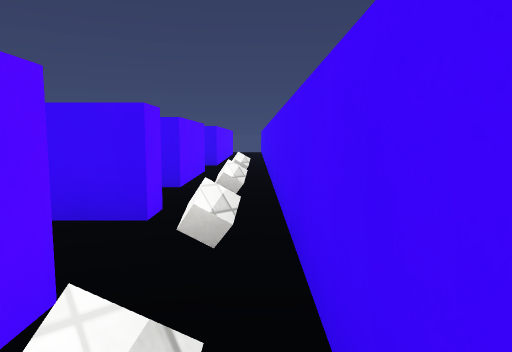
View 1 (above)

13 first-person views from a walk through a Unity game level. The camera is 1.4 m above the floor, tilts 6° down and sees 70° across. The floor is counted in squares, 2 m on a side. Each view is taken from the middle of a square. On the plan, view 1 faces up. The plan holds only what a view shows up to about 11 squares ahead; the rest is blank. Surface patterns are stand-ins for the level's own textures.

View 2
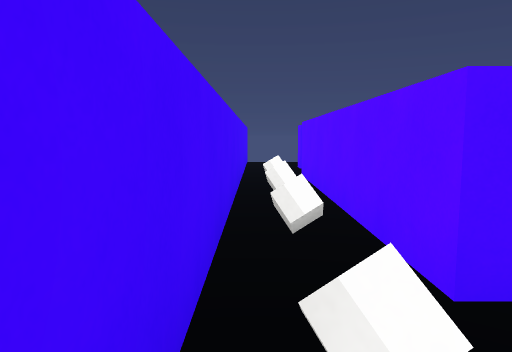

View 3
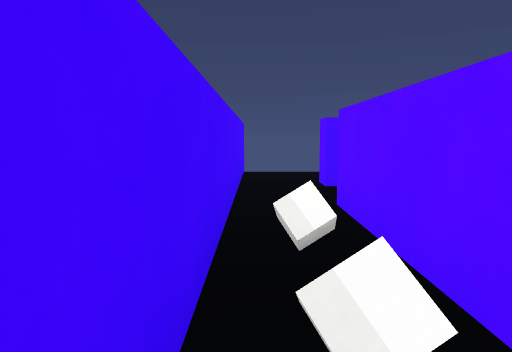

View 4
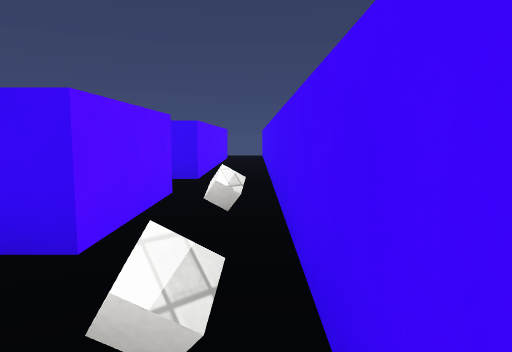

View 5
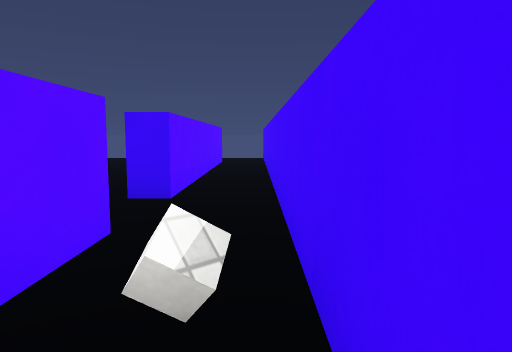

View 6
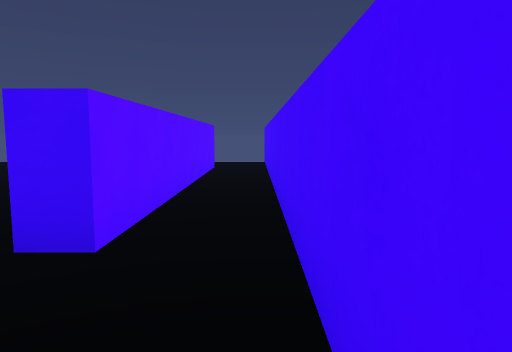

View 7
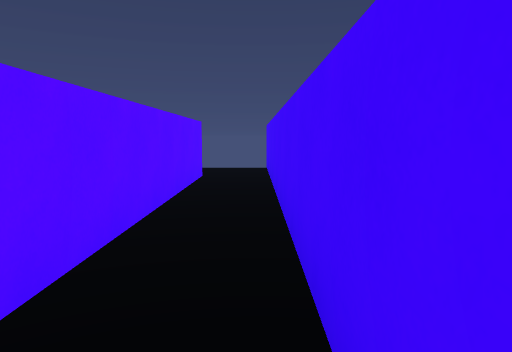

View 8
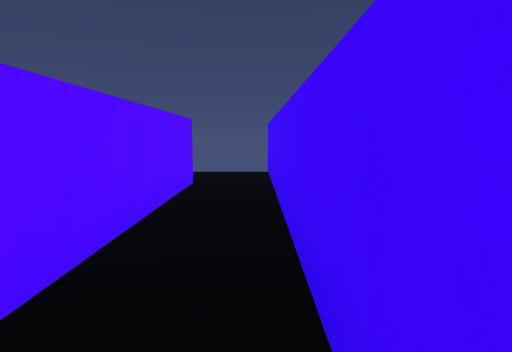

View 9
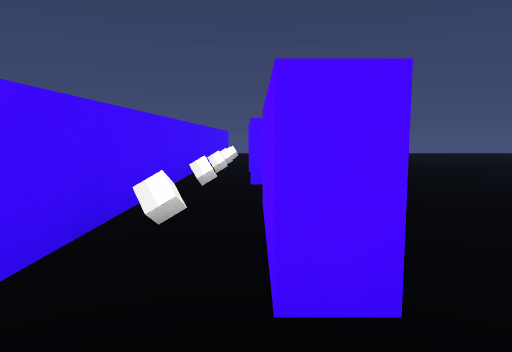

View 10
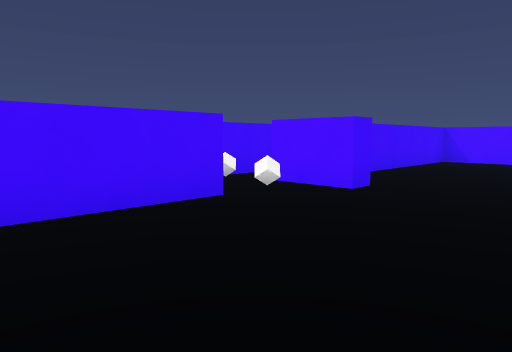

View 11
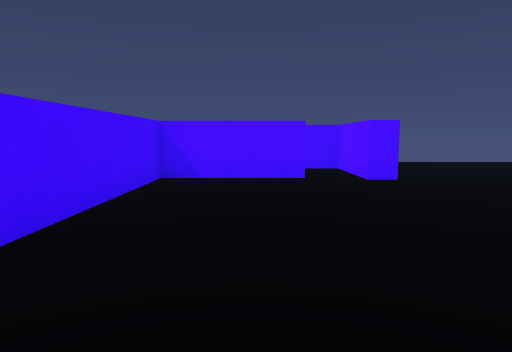

View 12
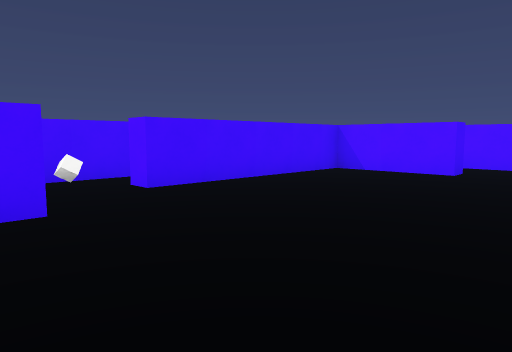

View 13
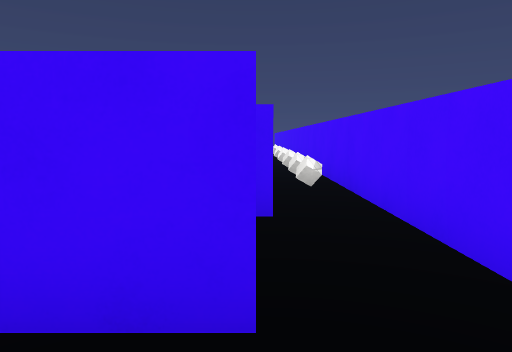

### Floor plan
Points are (right, up) in squares from view 1. A wall is a line through its corners. A room is listed if a view was taken in it or the views show most of it. See-through windows are left out.
Room 1 (views 1, 2, 3, 4)
walls: (0.3, -5.6) (0.3, 3.4); (-1, 1.5) (-1, -3.9); (-1, 3.5) (-1, 3); (-4.9, -5.3) (-3.4, -5.3)
ways out: opening at (0, 3) to room 2; opening at (-4, -4) to room 4; opening at (-1, 2) to room 4; opening at (0, -6) to room 4
objects: other object (0, -2); other object (0, -1); other object (0, 1); other object (0, 2)
Room 2 (views 5, 6)
walls: (-1, 7.6) (-1, 5.1); (0.3, 3.4) (0.3, 7.4)
ways out: opening at (0, 3) to room 1; opening at (0, 6.5) to room 3; opening at (-1, 4.5) to room 4
objects: other object (0, 4); other object (0, 6)
Room 3 (views 7, 8)
walls: (-1, 15.8) (-1, 9.2); (0.3, 7.4) (0.3, 17.6)
ways out: opening at (0, 6.5) to room 2; opening at (-1, 8.5) to room 4; opening at (-1, 16.5) to room 4
Room 4 (views 9, 10, 11, 12, 13)
walls: (-2.4, 3) (-2.4, 3.5) (-1, 3.5); (-1, 5.1) (-1.6, 5.1) (-1.6, 7.6) (-1, 7.6); (-1, 3) (-1.8, 3); (-1, 9.2) (-1.5, 9.2); (-5.4, -3.1) (-4.9, -3.1) (-4.9, -5.3); (-3.9, -3.9) (-3.9, -3.3) (-1.4, -3.3) (-1.4, 1.5) (-1, 1.5); (-1, -5.2) (-1, -5.8) (-2, -5.8); (0.3, -7.8) (0.3, -5.6)
ways out: opening at (-4, -4) to room 1; opening at (-1, 2) to room 1; opening at (0, -6) to room 1; opening at (-1, 4.5) to room 2; opening at (-1, 8.5) to room 3; opening at (-1, 16.5) to room 3
objects: other object (-2, 4)

Where each view was taken, in squares from view 1:
view 1: 0 up, 0 right, facing up
view 2: 3 up, 0 right, facing down
view 3: 0 up, 0 right, facing down
view 4: 3 up, 0 right, facing up
view 5: 5 up, 0 right, facing up
view 6: 7 up, 0 right, facing up
view 7: 9 up, 0 right, facing up
view 8: 10 up, 0 right, facing up
view 9: 9 up, 1 left, facing down
view 10: 8 up, 5 left, facing down-right
view 11: 3 up, 3 left, facing down
view 12: 4 up, 6 left, facing down-right
view 13: 7 down, 1 left, facing up
